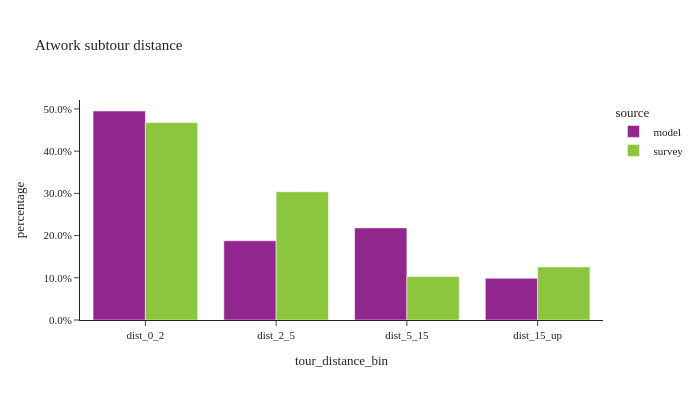

Notebook code cell kept with this figure:
### Code cell
util.plot_share_barchart(atwork_subtour, 'tour_weight', 'tour_distance_bin', title="Atwork subtour distance")

### Figure 1 — Plotly figure (JSON) as saved in the notebook; plotly's stock layout.template omitted (floating-point values rounded to 4 significant figures)
{"data": [{"alignmentgroup": "True", "customdata": [[221947], [84219], [97823], [44268]], "hovertemplate": "source=model<br>tour_distance_bin=%{x}<br>percentage=%{y}<br>sample_size=%{customdata[0]}<extra></extra>", "legendgroup": "model", "marker": {"color": "#91268F", "pattern": {"shape": ""}}, "name": "model", "offsetgroup": "model", "orientation": "v", "showlegend": true, "textposition": "auto", "type": "bar", "x": ["dist_0_2", "dist_2_5", "dist_5_15", "dist_15_up"], "xaxis": "x", "y": [0.4951, 0.1879, 0.2182, 0.09876], "yaxis": "y"}, {"alignmentgroup": "True", "customdata": [[156], [79], [66], [35]], "hovertemplate": "source=survey<br>tour_distance_bin=%{x}<br>percentage=%{y}<br>sample_size=%{customdata[0]}<extra></extra>", "legendgroup": "survey", "marker": {"color": "#8CC63E", "pattern": {"shape": ""}}, "name": "survey", "offsetgroup": "survey", "orientation": "v", "showlegend": true, "textposition": "auto", "type": "bar", "x": ["dist_0_2", "dist_2_5", "dist_5_15", "dist_15_up"], "xaxis": "x", "y": [0.4676, 0.3038, 0.1029, 0.1257], "yaxis": "y"}], "layout": {"barmode": "group", "height": 400, "legend": {"title": {"text": "source"}, "tracegroupgap": 0}, "title": {"text": "Atwork subtour distance"}, "width": 700, "xaxis": {"anchor": "y", "domain": [0.0, 1.0], "title": {"text": "tour_distance_bin"}}, "yaxis": {"anchor": "x", "domain": [0.0, 1.0], "tickformat": ".1%", "title": {"text": "percentage"}}}}
